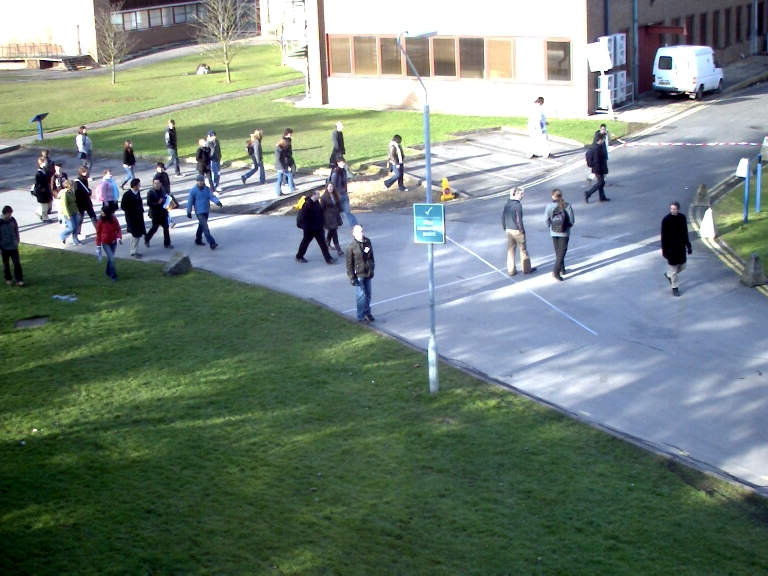
//> input picture SLIC-Superpixels/0.jpg, 768 x 576 px
$ ./test_slic   (built with g++ and OpenCV 4)
//> lines starting //> are read from the running program, lines starting //| are printed output that depends on the picture
### SLIC-Superpixels/slic.cpp
#include "slic.h"

/*
 * Constructor. Nothing is done here.
 */
Slic::Slic() {

}

/*
 * Destructor. Clear any present data.
 */
Slic::~Slic() {
    clear_data();
}

/*
 * Clear the data as saved by the algorithm.
 *
 * Input : -
 * Output: -
 */
void Slic::clear_data() {
    clusters.clear();
    distances.clear();
    centers.clear();
    center_counts.clear();
}

/*
 * Initialize the cluster centers and initial values of the pixel-wise cluster
 * assignment and distance values.
 *
 * Input : The image (IplImage*).
 * Output: -
 */
void Slic::init_data(IplImage *image) {
    /* Initialize the cluster and distance matrices. */
    for (int i = 0; i < image->width; i++) {
        vector<int> cr;
        vector<double> dr;
        for (int j = 0; j < image->height; j++) {
            cr.push_back(-1);
            dr.push_back(FLT_MAX);
        }
        clusters.push_back(cr);
        distances.push_back(dr);
    }

    /* Initialize the centers and counters. */
    for (int i = step; i < image->width - step/2; i += step) {
        for (int j = step; j < image->height - step/2; j += step) {
            vector<double> center;
            /* Find the local minimum (gradient-wise). */
            CvPoint nc = find_local_minimum(image, cvPoint(i,j));
            CvScalar colour = cvGet2D(image, nc.y, nc.x);

            /* Generate the center vector. */
            center.push_back(colour.val[0]);
            center.push_back(colour.val[1]);
            center.push_back(colour.val[2]);
            center.push_back(nc.x);
            center.push_back(nc.y);

            /* Append to vector of centers. */
            centers.push_back(center);
            center_counts.push_back(0);
        }
    }
}

/*
 * Compute the distance between a cluster center and an individual pixel.
 *
 * Input : The cluster index (int), the pixel (CvPoint), and the Lab values of
 *         the pixel (CvScalar).
 * Output: The distance (double).
 */
double Slic::compute_dist(int ci, CvPoint pixel, CvScalar colour) {
    double dc = sqrt(pow(centers[ci][0] - colour.val[0], 2) + pow(centers[ci][1]
            - colour.val[1], 2) + pow(centers[ci][2] - colour.val[2], 2));
    double ds = sqrt(pow(centers[ci][3] - pixel.x, 2) + pow(centers[ci][4] - pixel.y, 2));

    return sqrt(pow(dc / nc, 2) + pow(ds / ns, 2));

    //double w = 1.0 / (pow(ns / nc, 2));
    //return sqrt(dc) + sqrt(ds * w);
}

/*
 * Find a local gradient minimum of a pixel in a 3x3 neighbourhood. This
 * method is called upon initialization of the cluster centers.
 *
 * Input : The image (IplImage*) and the pixel center (CvPoint).
 * Output: The local gradient minimum (CvPoint).
 */
CvPoint Slic::find_local_minimum(IplImage *image, CvPoint center) {
    /*min_grad临时保存最小梯度值, loc_min临时保存最小梯度像素位置*/
    double min_grad = FLT_MAX;
    CvPoint loc_min = cvPoint(center.x, center.y);

    /*遍历center为中心的3x3 patch*/
    for (int i = center.x-1; i < center.x+2; i++) {
        for (int j = center.y-1; j < center.y+2; j++) {
            CvScalar c1 = cvGet2D(image, j+1, i);
            CvScalar c2 = cvGet2D(image, j, i+1);
            CvScalar c3 = cvGet2D(image, j, i);
            /* Convert colour values to grayscale values. */
            double i1 = c1.val[0];
            double i2 = c2.val[0];
            double i3 = c3.val[0];
            /*double i1 = c1.val[0] * 0.11 + c1.val[1] * 0.59 + c1.val[2] * 0.3;
            double i2 = c2.val[0] * 0.11 + c2.val[1] * 0.59 + c2.val[2] * 0.3;
            double i3 = c3.val[0] * 0.11 + c3.val[1] * 0.59 + c3.val[2] * 0.3;*/

            /* Compute horizontal and vertical gradients and keep track of the
               minimum. */
            if (sqrt(pow(i1 - i3, 2)) + sqrt(pow(i2 - i3,2)) < min_grad) {
                min_grad = fabs(i1 - i3) + fabs(i2 - i3);
                loc_min.x = i;
                loc_min.y = j;
            }
        }
    }

    return loc_min;
}

/*
 * Compute the over-segmentation based on the step-size and relative weighting
 * of the pixel and colour values.
 *
 * Input : The Lab image (IplImage*), the stepsize (int), and the weight (int).
 * Output: -
 */
void Slic::generate_superpixels(IplImage *image, int step, int nc) {
    this->step = step;
    this->nc = nc;
    this->ns = step;

    /* Clear previous data (if any), and re-initialize it. */
    clear_data();
    init_data(image);

    /* Run EM for 10 iterations (as prescribed by the algorithm). */
    for (int i = 0; i < NR_ITERATIONS; i++) {
        /* Reset distance values. */
        for (int j = 0; j < image->width; j++) {
            for (int k = 0;k < image->height; k++) {
                distances[j][k] = FLT_MAX;
            }
        }

        for (int j = 0; j < (int) centers.size(); j++) {
            /* Only compare to pixels in a 2 x step by 2 x step region. */
            for (int k = centers[j][3] - step; k < centers[j][3] + step; k++) {
                for (int l = centers[j][4] - step; l < centers[j][4] + step; l++) {

                    if (k >= 0 && k < image->width && l >= 0 && l < image->height) {
                        CvScalar colour = cvGet2D(image, l, k);
                        double d = compute_dist(j, cvPoint(k,l), colour);

                        /* Update cluster allocation if the cluster minimizes the
                           distance. */
                        if (d < distances[k][l]) {
                            distances[k][l] = d;
                            clusters[k][l] = j;
                        }
                    }
                }
            }
        }

        /* Clear the center values. */
        for (int j = 0; j < (int) centers.size(); j++) {
            centers[j][0] = centers[j][1] = centers[j][2] = centers[j][3] = centers[j][4] = 0;
            center_counts[j] = 0;
        }

        /* Compute the new cluster centers. */
        for (int j = 0; j < image->width; j++) {
            for (int k = 0; k < image->height; k++) {
                int c_id = clusters[j][k];

                if (c_id != -1) {
                    CvScalar colour = cvGet2D(image, k, j);

                    centers[c_id][0] += colour.val[0];
                    centers[c_id][1] += colour.val[1];
                    centers[c_id][2] += colour.val[2];
                    centers[c_id][3] += j;
                    centers[c_id][4] += k;

                    center_counts[c_id] += 1;
                }
            }
        }

        /* Normalize the clusters. */
        for (int j = 0; j < (int) centers.size(); j++) {
            centers[j][0] /= center_counts[j];
            centers[j][1] /= center_counts[j];
            centers[j][2] /= center_counts[j];
            centers[j][3] /= center_counts[j];
            centers[j][4] /= center_counts[j];
        }
    }
}

/*
 * Enforce connectivity of the superpixels. This part is not actively discussed
 * in the paper, but forms an active part of the implementation of the authors
 * of the paper.
 *
 * Input : The image (IplImage*).
 * Output: -
 */
void Slic::create_connectivity(IplImage *image) {
    int label = 0, adjlabel = 0;
    const int lims = (image->width * image->height) / ((int)centers.size());

    const int dx4[4] = {-1,  0,  1,  0};
	const int dy4[4] = { 0, -1,  0,  1};

    /* Initialize the new cluster matrix. */
    for (int i = 0; i < image->width; i++) {
        vector<int> nc;
        for (int j = 0; j < image->height; j++) {
            nc.push_back(-1);
        }
        new_clusters.push_back(nc);
    }

    /*遍历像素点*/
    for (int i = 0; i < image->width; i++) {
        for (int j = 0; j < image->height; j++) {
            if (new_clusters[i][j] == -1) {
                vector<CvPoint> elements;
                elements.push_back(cvPoint(i, j));

                /* Find an adjacent label, for possible use later. */
                for (int k = 0; k < 4; k++) {
                    int x = elements[0].x + dx4[k], y = elements[0].y + dy4[k];

                    if (x >= 0 && x < image->width && y >= 0 && y < image->height) {
                        if (new_clusters[x][y] >= 0) {
                            adjlabel = new_clusters[x][y];
                        }
                    }
                }
                /*以(i, j)为种子点,将周围的所有联通的同类别的像素点的位置存入elements容器*/
                int count = 1;
                for (int c = 0; c < count; c++) {
                    // 遍历四领域
                    for (int k = 0; k < 4; k++) {
                        int x = elements[c].x + dx4[k], y = elements[c].y + dy4[k];

                        if (x >= 0 && x < image->width && y >= 0 && y < image->height) {
                            if (new_clusters[x][y] == -1 && clusters[i][j] == clusters[x][y]) {
                                elements.push_back(cvPoint(x, y));
                                new_clusters[x][y] = label;
                                count += 1;
                            }
                        }
                    }
                }

                /* Use the earlier found adjacent label if a segment size is
                   smaller than a limit. */
                if (count <= lims >> 2) {
                    for (int c = 0; c < count; c++) {
                        new_clusters[elements[c].x][elements[c].y] = adjlabel;
                    }
                    label -= 1;
                }
                label += 1;
            }
        }
    }
}

/*
 * Display the cluster centers.
 *
 * Input : The image to display upon (IplImage*) and the colour (CvScalar).
 * Output: -
 */
// [5 lines left out: function display_center_grid, not called in this run]

/*
 * Display a single pixel wide contour around the clusters.
 *
 * Input : The target image (IplImage*) and contour colour (CvScalar).
 * Output: -
 */
// [45 lines left out: function display_contours, not called in this run]

void Slic::display_centers(IplImage *image, CvScalar colour){
    int i = 0;
    std::cout<<(int)centers.size()<<std::endl;
    for(;i<(int)centers.size();i++){
        if(((int)centers[i][3]>=0 && (int)centers[i][3]<=image->width)&&((int)centers[i][4]>=0 && (int)centers[i][4]<=image->height))
            cvSet2D(image, (int)centers[i][4], (int)centers[i][3], colour);
//            std::cout<<i<<" "<<(int)centers[i][3]<<" "<<(int)centers[i][4]<<std::endl;
    }
}

/*compute superpix region's feature*/
void Slic::compute_feature(IplImage *image){
    const int dx8[8] = {-1, -1,  0,  1, 1, 1, 0, -1};
	const int dy8[8] = { 0, -1, -1, -1, 0, 1, 1,  1};
    vec2dd features;
    vec2db mask;
    /// 初始化mask对象,标记某个像素时候访问过
    for(int i=0;i<image->width;i++){
        vector<bool> t_mask;
        for(int j=0;j<image->height;j++){
            t_mask.push_back(false);
        }
        mask.push_back(t_mask);
    }

    for(size_t i=0;i<centers.size();i++){
        vector<CvPoint> t_stack;
        t_stack.push_back(CvPoint(centers[i][3],centers[i][4]));
        CvScalar feature(0, 0, 0);
        for(size_t j=0;j<t_stack.size();j++){
            size_t c = 0;
            for(;c<sizeof(dx8);c++){
                int x = centers[i][3]-dx8[c];
                int y = centers[i][4]-dy8[c];
                if((x>=0&&x<image->width)&&(y>=0&&y<image->height)&&
                   (new_clusters[x][y]==new_clusters[centers[i][3]][centers[i][4]])&&
                   (mask[x][y]==false)){
                    CvScalar color = cvGet2D(image, y, x);
                    feature.val[0] += color.val[0];
                    feature.val[1] += color.val[1];
                    feature.val[2] += color.val[2];
                    mask[x][y] = true;
                    t_stack.push_back(CvPoint(x,y));
                }
            }
        }
        if(t_stack.size()>0){
            vector<double> t_feature;
            feature.val[0] /= (double)t_stack.size();
            feature.val[1] /= (double)t_stack.size();
            feature.val[2] /= (double)t_stack.size();
            t_feature.push_back(feature.val[0]);
            t_feature.push_back(feature.val[1]);
            t_feature.push_back(feature.val[1]);
            features.push_back(t_feature);
        }
    }
    vec2di similar;
    double threshold = 0.1;
    for(size_t i =0;i<centers.size();i++){
        vector<int> t_similar;
        for(size_t j=i;j<centers.size();j++){
            double dif_r = abs(features[i][0] - features[j][0])/(features[i][0] + features[j][0]);
            double dif_g = abs(features[i][1] - features[j][1])/(features[i][1] + features[j][1]);
            double dif_b = abs(features[i][2] - features[j][2])/(features[i][2] + features[j][2]);
            double diff_rgb = (dif_r+dif_g+dif_b)/3;
            if(diff_rgb<=threshold){
                t_similar.push_back((int)j);
            }
        }
        similar.push_back(t_similar);
    }
// [4 lines of commented-out code are left out]
    vector<bool> centers_mask;
    for(size_t i=0;i<centers.size();i++){
        centers_mask.push_back(false);
    }
    for(size_t i=0;i<similar.size();i++){
        vector<int> centers_idx;
        IplImage *copy_img = cvCreateImage(cvGetSize(image), image->depth, image->nChannels);
        cvCopy(image, copy_img);
        if(centers_mask[i]==false){
            for(size_t j=0;j<similar[i].size();j++){
                if(centers_mask[similar[i][j]]==false)
                    centers_idx.push_back(similar[i][j]);
            }
            for(size_t k=0;k<centers_idx.size();k++){
                if(centers_mask[centers_idx[k]]==false){
                    cvCircle(copy_img, CvPoint(centers[centers_idx[k]][3], centers[centers_idx[k]][4]), 4, CV_RGB(0,0,0), CV_FILLED);
                    centers_mask[centers_idx[k]] = true;
// [4 lines of commented-out code are left out]
                }
            }
        }
        cvShowImage("mask", copy_img);
        cvWaitKey();
    }
// [12 lines of commented-out code are left out]
}

/*
 * Display a single pixel wide contour around the clusters.
 *
 * Input : The target image (IplImage*) and contour colour (CvScalar).
 * Output: -
 */
void Slic::display_new_contours(IplImage *image, CvScalar colour) {
    const int dx8[8] = {-1, -1,  0,  1, 1, 1, 0, -1};
	const int dy8[8] = { 0, -1, -1, -1, 0, 1, 1,  1};

	/* Initialize the contour vector and the matrix detailing whether a pixel
	 * is already taken to be a contour. */
	vector<CvPoint> contours;
	vec2db istaken;
	for (int i = 0; i < image->width; i++) {
        vector<bool> nb;
        for (int j = 0; j < image->height; j++) {
            nb.push_back(false);
        }
        istaken.push_back(nb);
    }

    /* Go through all the pixels. */
    for (int i = 0; i < image->width; i++) {
        for (int j = 0; j < image->height; j++) {
            int nr_p = 0;

            /* Compare the pixel to its 8 neighbours. */
            for (int k = 0; k < 8; k++) {
                int x = i + dx8[k], y = j + dy8[k];

                if (x >= 0 && x < image->width && y >= 0 && y < image->height) {
                    if (istaken[x][y] == false && new_clusters[i][j] != new_clusters[x][y]) {
                        nr_p += 1;
                    }
                }
            }

            /* Add the pixel to the contour list if desired. */
            if (nr_p >= 2) {
                contours.push_back(cvPoint(i,j));
                istaken[i][j] = true;
            }
        }
    }

    /* Draw the contour pixels. */
    for (int i = 0; i < (int)contours.size(); i++) {
        cvSet2D(image, contours[i].y, contours[i].x, colour);
    }
}

/*
 * Give the pixels of each cluster the same colour values. The specified colour
 * is the mean RGB colour per cluster.
 *
 * Input : The target image (IplImage*).
 * Output: -
 */
// [30 lines left out: function colour_with_cluster_means, not called in this run]

### SLIC-Superpixels/test_slic.cpp
/*
 * test_slic.cpp.
 *
 * Written by: Pascal Mettes.
 *
 * This file creates an over-segmentation of a provided image based on the SLIC
 * superpixel algorithm, as implemented in slic.h and slic.cpp.
 */

#include <opencv/cv.h>
#include <opencv/highgui.h>
#include <stdio.h>
#include <math.h>
#include <vector>
#include <float.h>
using namespace std;

#include "slic.h"


// [79 lines of commented-out code are left out]


int main(int argc, char *argv[]) {
    /* Load the image and convert to Lab colour space. */
    char *filename = "./0.jpg\0";
    IplImage *image = cvLoadImage(filename, 1);
//> image is the input picture: 576 rows x 768 cols, CV_8UC3; mean B, G, R 122, 130, 114.6
    IplImage *lab_image = cvCloneImage(image);
    IplImage *gray_image = cvCreateImage(cvGetSize(image),image->depth,1);
    IplImage *edge_imag = cvCreateImage(cvGetSize(image),image->depth,1);

    cvCvtColor(image, gray_image, CV_RGB2GRAY);
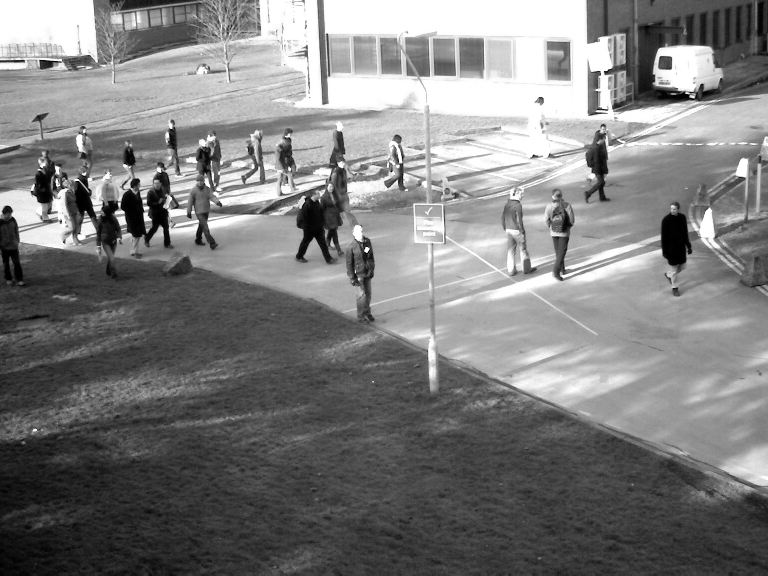
//> gray_image: 576 rows x 768 cols, CV_8UC1; min 0, max 255, mean 125.8
    cvCanny(gray_image, edge_imag, 150, 33);
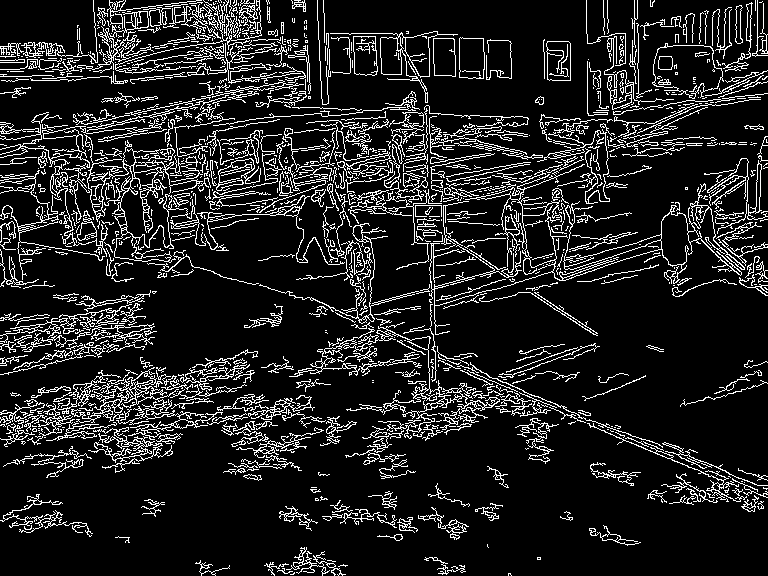
//> edge_imag: 576 rows x 768 cols, CV_8UC1; 13.1% white in thin lines or dots
    cvShowImage("aa", edge_imag);

//    cvSmooth(image, lab_image, CV_MEDIAN, 5);
//    cvShowImage("temp", lab_image);

    cvCvtColor(image, lab_image, CV_BGR2Lab);
//> lab_image: 576 rows x 768 cols, CV_8UC3; mean of channels 0, 1, 2 132.4, 121, 131

    /* Yield the number of superpixels and weight-factors from the user. */
    int w = image->width, h = image->height;
//> w = 768; h = 576
    // 超参数,超像素数目K, 设图像总像素为N,则一个分割区域的超像素点大致为N/K个
    int nr_superpixels = 800;
    // weight-factors
    int nc = 40;

    /*计算一个分割区域的超像素点*/
    double step = sqrt((w * h) / (double) nr_superpixels);
//> step = 23.52

    /* Perform the SLIC superpixel algorithm. */
    Slic slic;
    slic.generate_superpixels(lab_image, step, nc);
//> after the loop in init_data, `for (int i = step; i < image->width - step/2; i += step)`: centers = 768 items; center_counts = 768 values from 0 to 0
//> after the loop in generate_superpixels, `for (int i = 0; i < NR_ITERATIONS; i++)`: center_counts = 768 values, max 1291 at index 754, min 97 at index 556, mean 576
    slic.create_connectivity(lab_image);
//> in create_connectivity, `const int lims = (image->width * image->height) / ((int)centers.size());`: lims = 576
//> the loop in create_connectivity, `for (int i = 0; i < image->width; i++)` made 768 passes
//> (adjlabel, label) on passes 1 to 3: (20, 22), (13, 22), (16, 22)
//> after the loop in create_connectivity, `for (int i = 0; i < image->width; i++)`: adjlabel = 752; label = 768

    /* Display the contours and show the result. */
    slic.display_new_contours(image, CV_RGB(255,0,0));
//> after the loop in display_new_contours, `for (int i = 0; i < (int)contours.size(); i++)`:
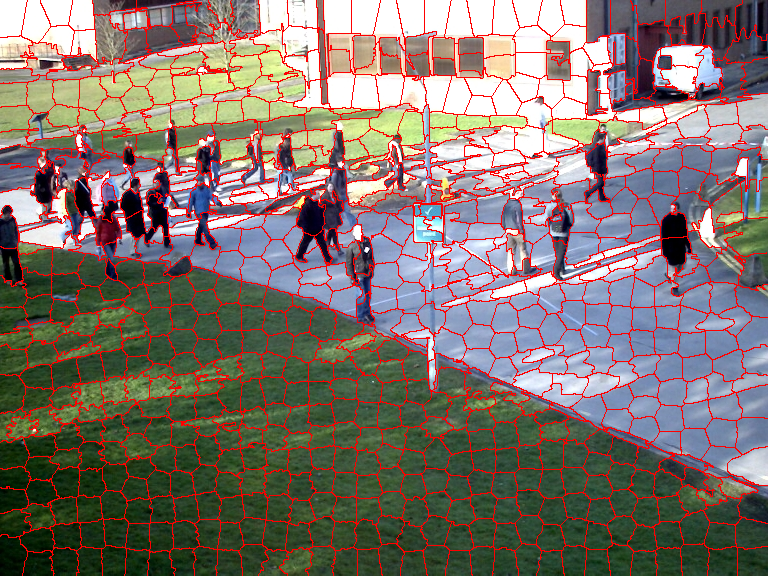
//> image: 576 rows x 768 cols, CV_8UC3; mean B, G, R 108, 115.3, 129.6
    slic.display_centers(image, CV_RGB(0,255,0));
//| 768
//> after the loop in display_centers, `for(;i<(int)centers.size();i++)`:
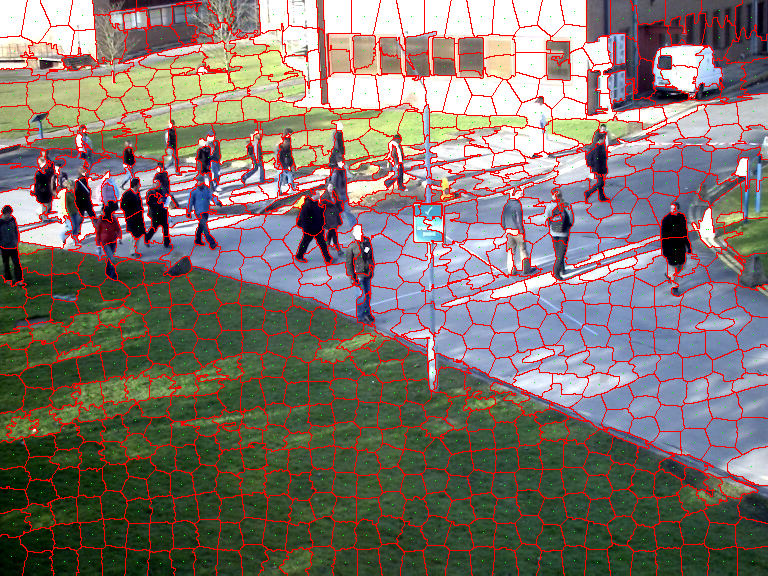
//> image: 576 rows x 768 cols, CV_8UC3; mean B, G, R 107.8, 115.5, 129.4
    slic.compute_feature(image);
//> the loop in compute_feature, `for(size_t i=0;i<centers.size();i++)` made 768 passes
//> after the loop in compute_feature, `for(size_t i=0;i<centers.size();i++)`: features = 768 items
//> after the loop in compute_feature, `for(size_t i=0;i<centers.size();i++)`: centers_mask = 768 values from 0 to 0
//> the loop in compute_feature, `for(size_t i=0;i<similar.size();i++)` made 768 passes
//> pass 1, in compute_feature, `cvShowImage("mask", copy_img);`:
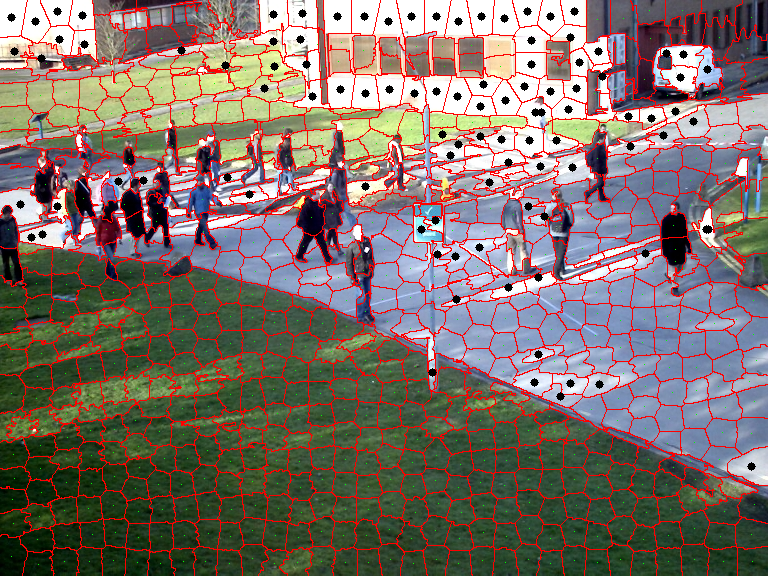
//> window 'mask': 576 rows x 768 cols, CV_8UC3; mean B, G, R 105.3, 112.9, 126.8
//> after the loop in compute_feature, `for(size_t i=0;i<similar.size();i++)`: centers_mask = 768 values, max 1 at index 0, min 0 at index 683, mean 0.999
    cvShowImage("result", image);
    cvWaitKey(0);
}
